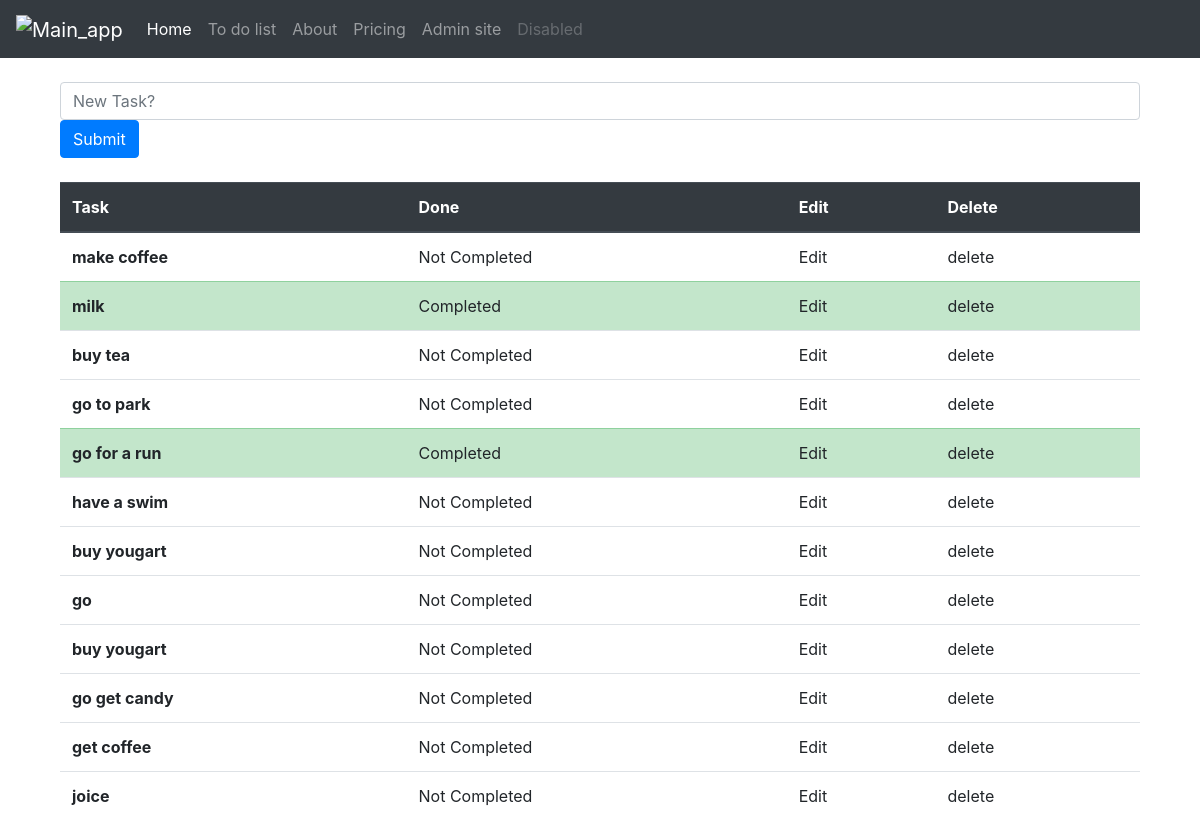
Before: /Todolist/ with the older database file.
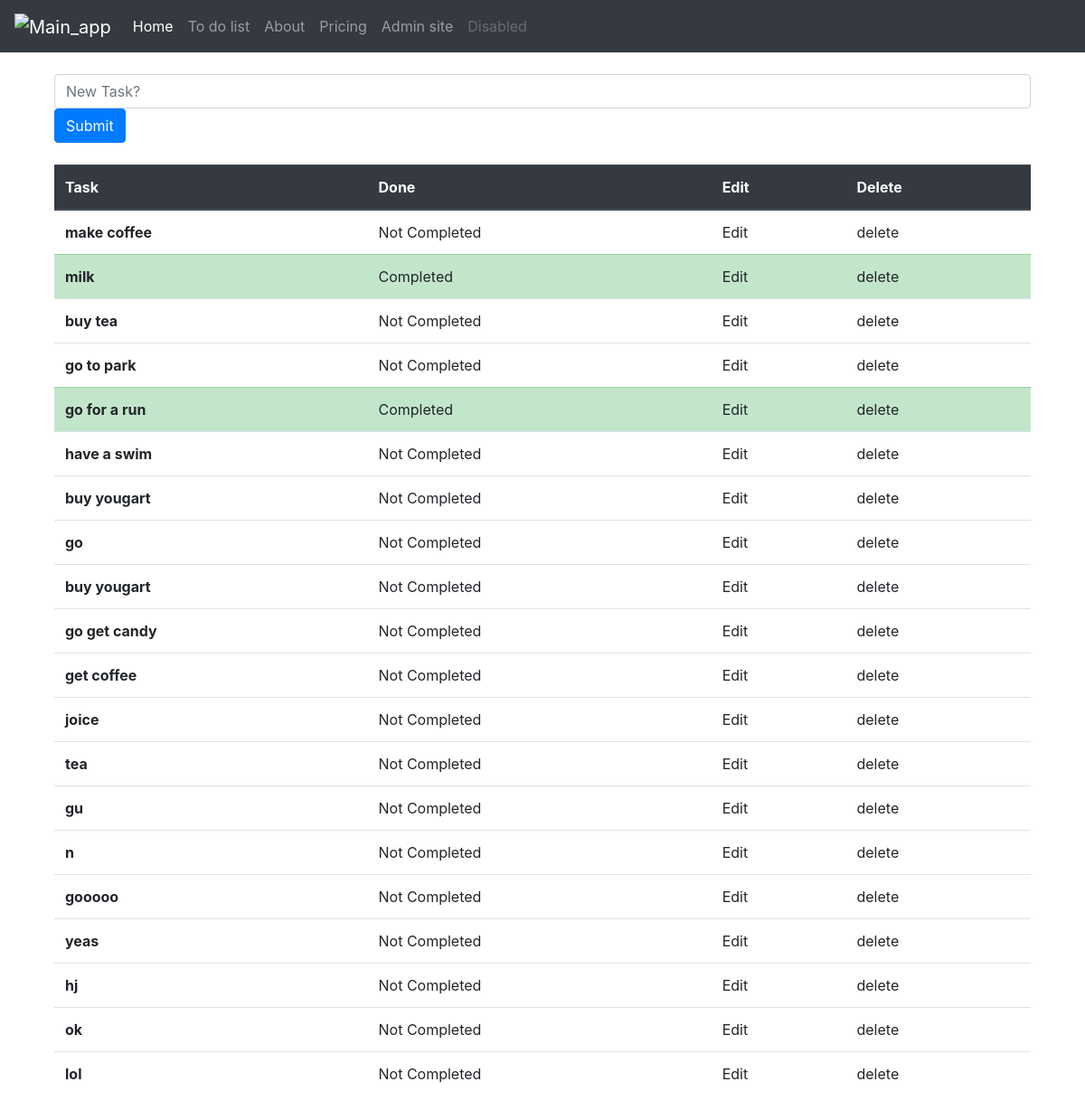
After: the same page with the newer database file.
### first_app/models.py (models this page shows, shortened)
class TaskList(models.Model):
    task = models.CharField(max_length=300)
    done = models.BooleanField(default=False)

### first_app/views.py (the view)
# urls.py: path('', views.todolist, name='todolist'),
def todolist(request):
    if request.method == "POST":
        form = TaskForm(request.POST or None)
        if form.is_valid():
            form.save()
        return redirect('todolist')
    else:
        all_tasks = TaskList.objects.all
        return render(request, 'todolist.html', {'all_tasks':all_tasks})

### first_app/templates/todolist.html (shortened to what this page needs)
{% extends 'base.html' %}
{% block content %}
<div class = "container">
<form method="POST">
  <div class="mb-3">
  <input type="text" class="form-control" name="task" placeholder="New Task?">
  <button type="submit" class="btn btn-primary">Submit</button>
</form>
    <table class="table table-hover">
  <thead class="thead-dark">
    <tr>
      <th scope="col">Task</th>
      <th scope="col">Done</th>
      <th scope="col">Edit</th>
      <th scope="col">Delete</th>
    </tr>
  </thead>
  <tbody>
{% if all_tasks %}
 {% for obj in all_tasks %}
    {% if obj.done %}
        <tr class="table-success">
          <th>{{ obj.task}}</th>
          <td>Completed</td>
          <td>Edit</td>
          <td>delete</td>
        </tr>
    {% else %}
        <tr>
          <th>{{ obj.task}}</th>
          <td>Not Completed</td>
          <td>Edit</td>
          <td>delete</td>
        </tr>
    {% endif %}
 {% endfor %}
{% endif %}
  </tbody>
</table>
 </div>
{% endblock content %}

### templates/base.html (shortened to what this page needs)
{% load static %}
<!doctype html>
<html lang="en">
  <head>
    <link rel="stylesheet" href="https://stackpath.bootstrapcdn.com/bootstrap/4.4.1/css/bootstrap.min.css">
    <nav class="navbar navbar-expand-lg navbar-dark bg-dark">
  <a class="navbar-brand" href="#"><img src="{% static 'image/logo.png' %}"alt="Main_app"></a>
  <div class="collapse navbar-collapse" id="navbarNavAltMarkup">
    <div class="navbar-nav">
      <a class="nav-item nav-link active" href="{% url 'todolist' %}">Home <span class="sr-only">(current)</span></a>
      <a class="nav-item nav-link" href="{% url 'todolist' %}">To do list</a>
      <a class="nav-item nav-link" href="{% url 'about' %}">About</a>
      <a class="nav-item nav-link" href="{% url 'pricing' %}">Pricing</a>
      <a class="nav-item nav-link" href="{% url 'admin:index' %}"> Admin site </a>
      <a class="nav-item nav-link disabled" href="#" tabindex="-1" aria-disabled="true">Disabled</a>
    </div>
  </div>
</nav>
  </head>
  <body>
  <div class="container">
{% block content %}
{% endblock content %}
  </div>
  </body>
</html>

Changed rows visible on the page:
added TaskList: task "tea"
added TaskList: task "gu"
added TaskList: task "n"
added TaskList: task "gooooo"
added TaskList: task "yeas"
added TaskList: task "hj"
added TaskList: task "ok"
added TaskList: task "lol"
